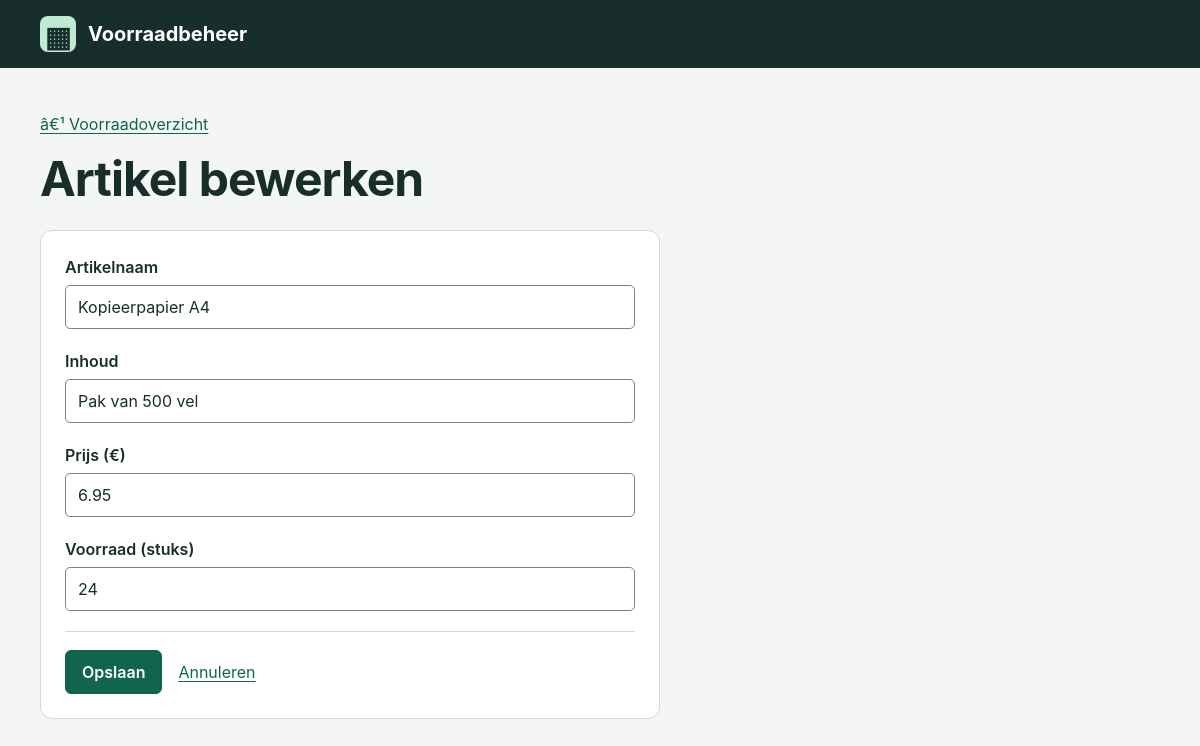
The app's page /?action=edit&id=1 with its own data.
### tables this page shows
CREATE TABLE `voorraad` (
  `id` int unsigned NOT NULL AUTO_INCREMENT,
  `naam` varchar(100) NOT NULL,
  `prijs` decimal(6,2) NOT NULL,
  `inhoud` varchar(100) NOT NULL,
  `voorraad` int NOT NULL,
  PRIMARY KEY (`id`)
);

### public/index.php (called while the page is built, shortened)
<?php
require __DIR__ . '/../app/models/Item.php';
require __DIR__ . '/../app/controllers/ItemController.php';
function h(string|int $value): string
{
    return htmlspecialchars((string)$value, ENT_QUOTES | ENT_SUBSTITUTE, 'UTF-8');
}
function view(string $page, string $title, array $data = []): void
{
    require __DIR__ . '/../app/views/layout.php';
}
$action = $_GET['action'] ?? 'index';
$id = filter_var($_GET['id'] ?? null, FILTER_VALIDATE_INT, ['options' => ['min_range' => 1, 'max_range' => 4294967295]]);
try {
    $controller = new ItemController(new Item(database()));
    match ($action) {
        'index' => $controller->index(),
        'create' => $controller->form(null),
        'edit' => $controller->form($id),
        'delete' => $controller->remove($id),
    };
} catch (PDOException $e) {
    error_log($e->getMessage());
    problem(503, 'De voorraad is tijdelijk niet beschikbaar. Controleer de databaseverbinding en probeer het opnieuw.');
}

### app/controllers/ItemController.php (called while the page is built, shortened)
<?php
final class ItemController
{
    public function form(?int $id): void
    {
        $values = $id === null ? ['naam' => '', 'inhoud' => '', 'prijs' => '', 'voorraad' => ''] : $this->record($id);
        view('form', $id === null ? 'Artikel toevoegen' : 'Artikel bewerken', compact('values', 'errors', 'id'));
    }
    private function record(int $id): array
    {
        return $this->items->find($id) ?? problem(404, 'Dit artikel bestaat niet meer.');
    }
}

### app/models/Item.php (called while the page is built, shortened)
<?php
final class Item
{
    public function find(int $id): ?array
    {
        $statement = $this->db->prepare('SELECT * FROM voorraad WHERE id = ?');
        $statement->execute([$id]);
        return $statement->fetch() ?: null;
    }
}

### app/views/items/form.php (the view, shortened to what this page needs)
<a class="back" href="?action=index">â€¹ Voorraadoverzicht</a>
<h1><?= h($title) ?></h1>
<form class="panel editor" method="post" novalidate>
<?php foreach (['naam' => 'Artikelnaam', 'inhoud' => 'Inhoud', 'prijs' => 'Prijs (€)', 'voorraad' => 'Voorraad (stuks)'] as $field => $label): ?>
<div class="field"><label for="<?= $field ?>"><?= $label ?></label>
<?php $attrs = isset($errors[$field]) ? 'aria-invalid="true" aria-describedby="error-' . $field . '"' : ''; ?>
<input id="<?= $field ?>" name="<?= $field ?>" value="<?= h($values[$field]) ?>" required <?= $attrs ?>
<?= match ($field) {
    'voorraad' => 'type="number" min="0" max="2147483647" step="1"',
    'prijs' => 'inputmode="decimal"',
    default => 'maxlength="100"'
} ?>>
<?php if (isset($errors[$field])): ?><p class="error" id="error-<?= $field ?>"><?= h($errors[$field]) ?></p><?php endif; ?></div>
<?php endforeach; ?>
<div class="buttons"><button class="primary">Opslaan</button><a href="?action=index">Annuleren</a></div></form>

### public/style.css (style rules this page uses)
:root { --ink: #172e2a; --muted: #485f5a; --green: #11654f; --line: #cfdbd6; --border: #748781; --danger: #9b302c; --paper: white; --canvas: #f3f6f3; }
* { box-sizing: border-box }
body { margin: 0; font: 16px/1.5 "Inter", "Segoe UI", sans-serif; background: var(--canvas); color: var(--ink) }
.heading,.buttons,.search { display: flex; gap: 16px; align-items: center; flex-wrap: wrap }
h1 { margin: 0 0 24px; font-size: clamp(30px, 4vw, 48px); line-height: 1.12; letter-spacing: -1px }
a { color: var(--green); text-underline-offset: 3px }
button,.button { display: inline-flex; align-items: center; justify-content: center; min-height: 44px; padding: 9px 16px; font: inherit; font-weight: 600; border: 1px solid var(--border); border-radius: 6px; background: var(--paper); color: var(--ink); text-decoration: none; cursor: pointer }
.primary,.primary:hover { background: var(--green); border-color: var(--green); color: white }
.panel { border: 1px solid var(--line); background: var(--paper); border-radius: 12px; overflow-wrap: anywhere }
.toolbar,.editor,.empty { padding: 24px }
label { display: block; font-weight: 600; margin-bottom: 6px }
input,textarea { width: 100%; min-height: 44px; padding: 9px 12px; font: inherit; color: var(--ink); background: white; border: 1px solid var(--border); border-radius: 5px }
.editor { max-width: 620px }
.field { margin-bottom: 20px }
.buttons { border-top: 1px solid var(--line); padding-top: 18px }
.back { display: inline-block; margin-bottom: 16px }

### records on screen
voorraad: naam "Kopieerpapier A4", inhoud "Pak van 500 vel", prijs "6.95", voorraad "24"

### other values on screen
$title "Artikel bewerken"
$label "Artikelnaam"
$label "Inhoud"
$label "Prijs (€)"
$label "Voorraad (stuks)"
